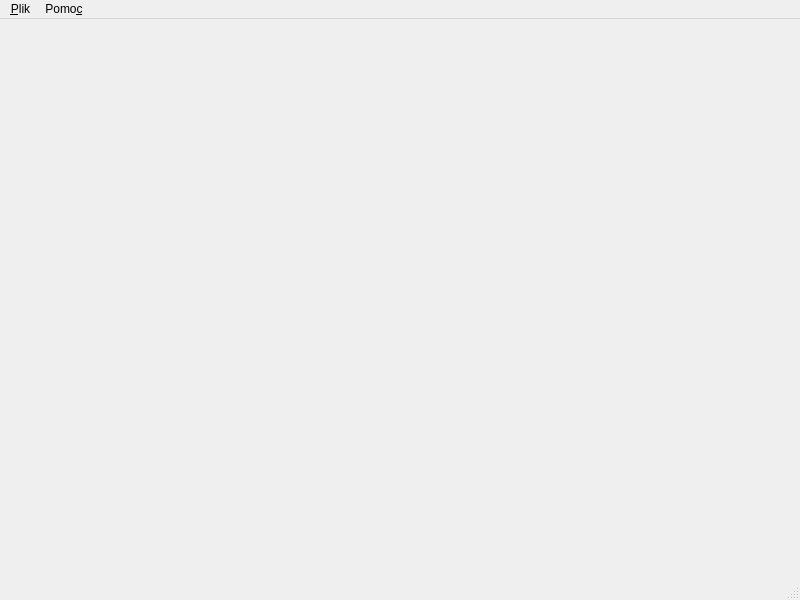
<?xml version="1.0" encoding="UTF-8"?>
<ui version="4.0">
 <class>MainWindow</class>
 <widget class="QMainWindow" name="MainWindow">
  <property name="geometry">
   <rect>
    <x>0</x>
    <y>0</y>
    <width>800</width>
    <height>600</height>
   </rect>
  </property>
  <property name="windowTitle">
   <string>MainWindow</string>
  </property>
  <widget class="QWidget" name="centralwidget">
   <layout class="QVBoxLayout" name="verticalLayout">
    <item>
     <widget class="MyWidget" name="widget" native="true"/>
    </item>
   </layout>
  </widget>
  <widget class="QMenuBar" name="menubar">
   <property name="geometry">
    <rect>
     <x>0</x>
     <y>0</y>
     <width>800</width>
     <height>24</height>
    </rect>
   </property>
   <widget class="QMenu" name="menu_Quit">
    <property name="title">
     <string>&amp;Plik</string>
    </property>
    <addaction name="action_Zakoncz"/>
   </widget>
   <widget class="QMenu" name="menuPomo_c">
    <property name="title">
     <string>Pomo&amp;c</string>
    </property>
    <addaction name="action_O_programie"/>
   </widget>
   <addaction name="menu_Quit"/>
   <addaction name="menuPomo_c"/>
  </widget>
  <widget class="QStatusBar" name="statusbar"/>
  <action name="action_Zakoncz">
   <property name="text">
    <string>&amp;Zakończ</string>
   </property>
   <property name="toolTip">
    <string>Zakończ program</string>
   </property>
   <property name="shortcut">
    <string>Ctrl+Q</string>
   </property>
  </action>
  <action name="action_O_programie">
   <property name="text">
    <string>&amp;O programie</string>
   </property>
   <property name="shortcut">
    <string>F1</string>
   </property>
  </action>
 </widget>
 <customwidgets>
  <customwidget>
   <class>MyWidget</class>
   <extends>QWidget</extends>
   <header>my_widget.h</header>
   <container>1</container>
  </customwidget>
 </customwidgets>
 <resources/>
 <connections/>
</ui>
